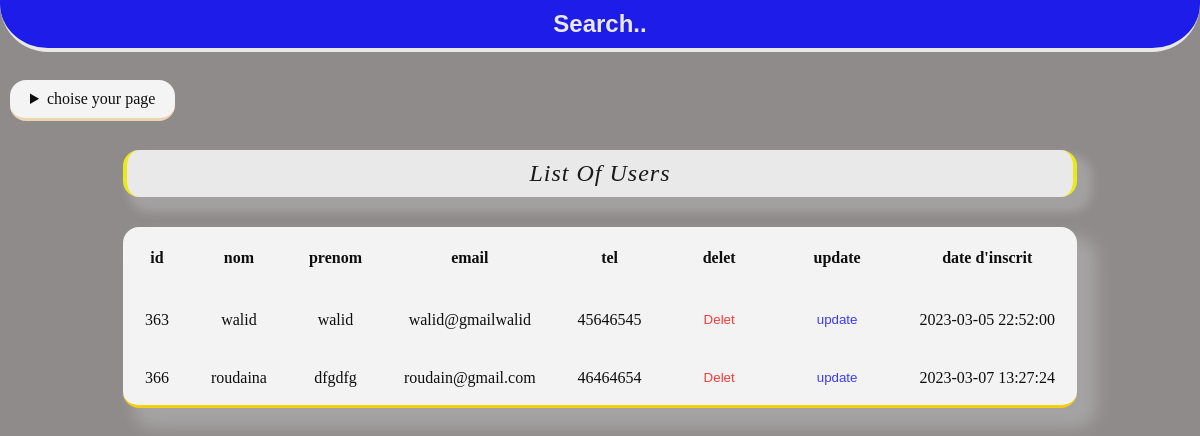
/allClient.php, run on the app's committed database.
### tables this page shows
CREATE TABLE IF NOT EXISTS `clients` (
  `id` int(11) NOT NULL AUTO_INCREMENT,
  `nom` varchar(100) NOT NULL,
  `prenom` varchar(100) NOT NULL,
  `email` varchar(100) NOT NULL,
  `tel` int(50) NOT NULL,
  `password` varchar(100) NOT NULL,
  `date` timestamp NOT NULL DEFAULT CURRENT_TIMESTAMP ON UPDATE CURRENT_TIMESTAMP,
  PRIMARY KEY (`id`)
);

### allClient.php (the view, shortened to what this page needs)
<!DOCTYPE html>
<html lang="en">
<head>
    <link type="text/css" rel="stylesheet" href="css/allClients.css">
</head>
<body>
<input id="myInput" type="text" placeholder="Search..">
<details>
        <summary>choise your page </summary>
    </details>
    <div class="container">
    <table border="1" id="em">
        <caption>list of users</caption>
        <tr>
            <th>id</th>
            <th>nom</th>
            <th>prenom</th>
            <th>email</th>
            <th>tel</th>
            <th class="red">delet</th>
            <th  class="blue">update</th>
            <th>date d'inscrit</th>
        </tr>
        <?php
        $req="SELECT * FROM clients";
        $result=@mysql_query($req);
        while($res=@mysql_fetch_array($result)){
?>
        <tr>
            <td><?php echo strip_tags( $res['id']) ; ?></td>
            <td><?php echo strip_tags( $res['nom']) ; ?></td>
            <td><?php echo strip_tags( $res['prenom']) ; ?></td>
            <td><?php echo strip_tags( $res['email']) ; ?></td>
            <td><?php echo strip_tags( $res['tel']) ; ?></td>
            <td><a href="delet.php?delet=<?php echo  strip_tags($res['id']) ; ?>">
              <input type="submit" value="Delet"> </a>
            </td>
            <td><a href="update.php?update=<?php echo strip_tags( $res['id']) ; ?>">
              <input class='walid' type="submit" value="update"> </a>
            </td>
            <td><?php echo strip_tags( $res['date']) ; ?></td>
        </tr>
        <?php } ?>
        </table>
        </div>
</body>
</html>

### css/allClients.css (style rules this page uses)
*, *::before, *::after { margin: 0; padding: 0; box-sizing: 0; text-decoration: none; list-style-type: none; overflow-x: hidden; }
body { background-color: rgb(144, 139, 139); }
#myInput { position:fixed; left: 0; right: 0; top:0; border:none; padding:10px 10px; text-align:center; font-weight:bold; font-size:1.5rem; border-bottom-left-radius: 3rem; border-bottom-right-radius: 3rem; background-color: blue; opacity: 0.8; border-bottom: 4px solid white; color:white; }
#myInput::placeholder { color:white; }
details { color: white; cursor: pointer; display: flex; background-color: #fff; opacity: 0.9; color: black; position: fixed;left:10px; top:10%;border-radius: 1rem; border-bottom: 3px solid wheat; z-index: 100; }
summary { list-style-type:disclosure-closed; padding: 10px 20px; }
.container { width: 100%; display: flex; justify-content: center; align-items: center; margin-top: 100px; padding-bottom: 50px; }
table caption { background: white; padding: 10px 0; border-radius: 1rem; font-size: 1.5rem; font-style: oblique; text-transform: capitalize; letter-spacing: 1px; margin-bottom: 30px; border-right: 4px solid yellow; border-left: 4px solid yellow; box-shadow: 10px 10px 10px 5px #b1b1b1b1; opacity: 0.9; }
table { border: none; background-color: #fff; border-radius: 1rem; box-shadow: 15px 15px 15px 5px #b1b1b1b1; border-bottom: 3px solid gold; margin-top:50px; opacity: 0.9; }
table th { border: none; padding: 20px 20px 20px 20px; border-radius: 1rem; }
table td { padding: 15px 20px 10px 20px; font-size: 1rem; font-weight: 500; text-align: center; border: none; border-radius: 1rem; }
td input { border: none; padding: 8px 20px; background-color: #fff; color: red; cursor: pointer; transition: all 0.5s linear; border-radius: 0.8rem; opacity: 0.8; }
td input.walid { color: blue; }

### data on the page
clients: id "363", nom "walid", prenom "walid", email "walid@gmailwalid", tel "45646545", date "2023-03-05 22:52:00"
clients: id "366", nom "roudaina", prenom "dfgdfg", email "roudain@gmail.com", tel "46464654", date "2023-03-07 13:27:24"
